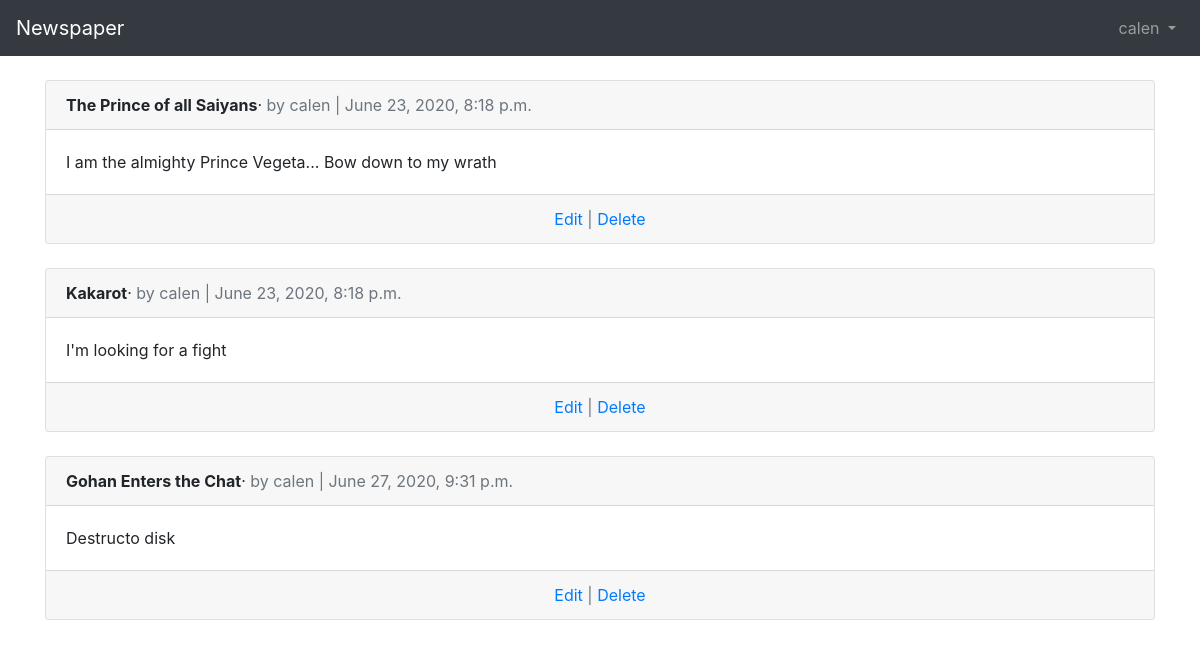
/articles/ (signed in), run on an earlier commit of the app's database.
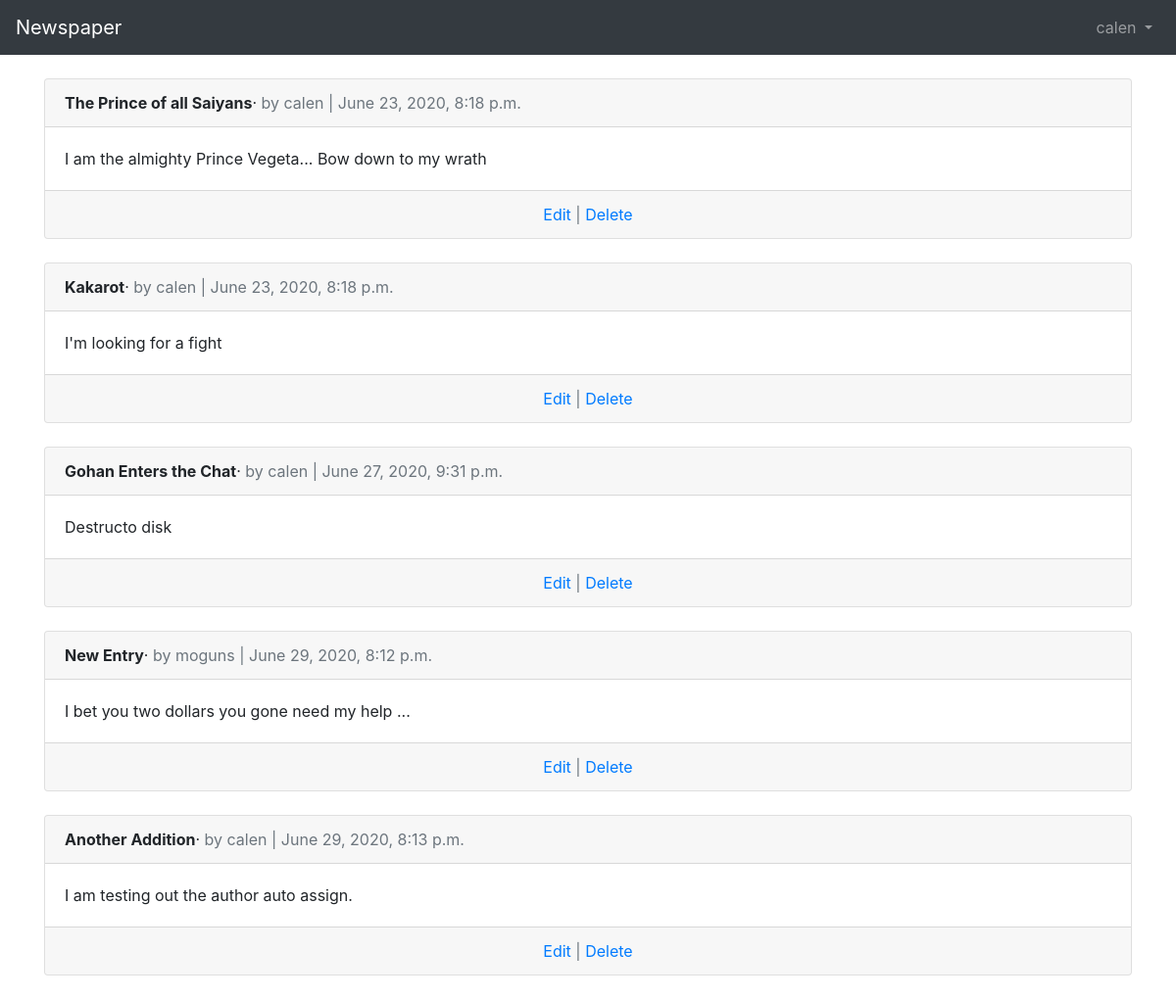
And on a later commit of the database.
### users/models.py (models this page shows)
class CustomUser(AbstractUser):
    age = models.PositiveIntegerField(null=True, blank=True)

### articles/models.py (models this page shows, shortened)
class Article(models.Model):
    title = models.CharField(max_length = 255)
    body = models.TextField()
    date = models.DateTimeField(auto_now_add=True)
    author = models.ForeignKey(get_user_model(), on_delete=models.CASCADE,)

### articles/views.py (the view)
# urls.py: path('', ArticleListView.as_view(), name='article_list'),
class ArticleListView(LoginRequiredMixin, ListView):
    model = Article
    template_name = 'article_list.html'
    login_url = 'login'

### templates/article_list.html
{% extends 'base.html' %}
{% block content %}
{% for article in object_list %}
    <div class="card">
    <div class="card-header">
        <span class="font-weight-bold">{{ article.title }}</span>&middot;
        <span class="text-muted">by {{ article.author }} | {{ article.date }}</span>
    </div>
    <div class="card-body">
        {{ article.body }}
    </div>
    <div class="card-footer text-center text-muted">
        <a href="{% url 'article_edit' article.pk %}">Edit</a> | <a href="{% url 'article_delete' article.pk %}">Delete</a>
    </div>
    </div>
    <br />
    {% endfor %}
{% endblock %}

### templates/base.html (shortened to what this page needs)
<!doctype html>
<html lang="en">
  <head>
    <link rel="stylesheet" href="https://maxcdn.bootstrapcdn.com/bootstrap/4.0.0/css/bootstrap.min.css">
  </head>
  <body>
    <nav class="navbar navbar-expand-md navbar-dark bg-dark mb-4">
      <a class="navbar-brand" href="{% url 'home' %}">Newspaper</a>
      <div class="collapse navbar-collapse" id="navbarCollapse">
        {% if user.is_authenticated %}
          <ul class="navbar-nav ml-auto">
            <li class="nav-item">
              <a class="nav-link dropdown-toggle" href="#" id="userMenu" data-toggle="dropdown" aria-haspopup="true" aria-expanded="false">
                {{ user.username }}
              </a>
            </li>
          </ul>
        {% endif %}
      </div>
    </nav>
    <div class="container">
      {% block content %}
      {% endblock content %}
    </div>
  </body>
</html>

What changed in the data, as far as the page shows it:
added Article: title "New Entry", author "moguns", date "June 29, 2020, 8:12 p.m.", body "I bet you two dollars you gone need my help ..."
added Article: title "Another Addition", author "calen", date "June 29, 2020, 8:13 p.m.", body "I am testing out the author auto assign."
